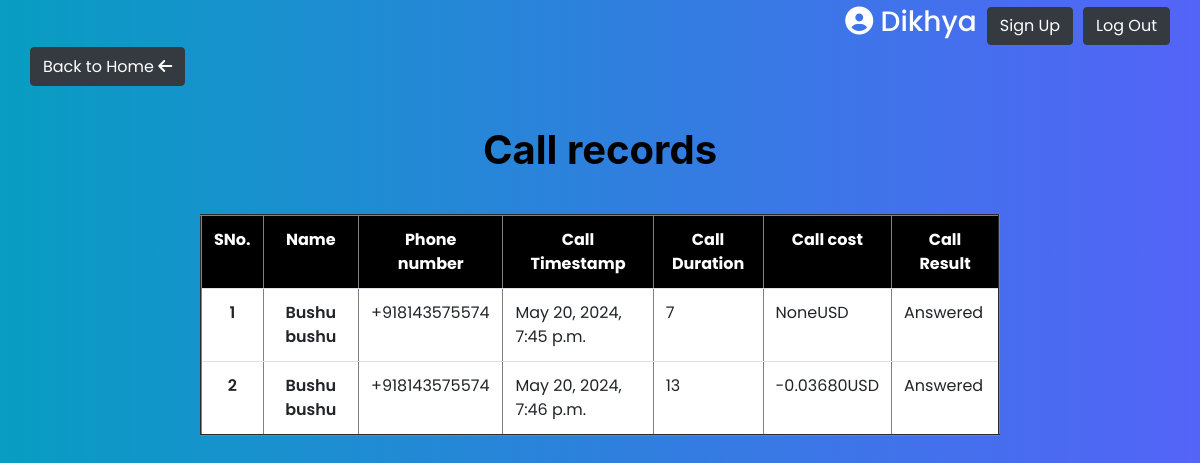
Screenshot of /call-records/ (signed in) with the database file from the repository.
### contacts/models.py (models this page shows, shortened)
class CallRecords(models.Model):
    user = models.ForeignKey(User, on_delete=models.CASCADE)        # whom the callrecords belongs to  (the main user who is logged in)
    username = models.CharField(max_length=20)          # whom we are calling to
    call_timestamp = models.DateTimeField()
    duration = models.CharField(max_length=50)
    phonenum = models.CharField(max_length=20)
    call_cost = models.CharField(max_length=20)
    call_result= models.CharField(max_length=30)

### contacts/views.py (the view)
# urls.py: path('call-records/',views.display_call_records,name='display_call_records'),
def display_call_records(request):
    if request.user.is_authenticated:
        records=CallRecords.objects.filter(user=request.user)
        return render(request,'call-records.html',{'records':records})
    else:
        return redirect('login')

### templates/call-records.html
{% extends 'base.html' %}
{% block content %}
<button class="btn btn-dark back_btn"><a href="/phonebooks/">Back to Home <i class="fa fa-arrow-left" aria-hidden="true"></i></a></button>
<h1 class="sub_head">Call records</h1>
<main class="list_cont">
    <div class="table-responsive-md responsive">
        <table class="table"  border="2">
            <tr class="first_head">
                <th> SNo. </th>
                <th> Name </th>
                <th> Phone number </th>
                <th> Call Timestamp </th>
                <th> Call Duration </th>
                <th> Call cost </th>
                <th> Call Result </th>
            </tr>
            {% for call in records %}
            <tr>
                <td class="fullname">
                    {{forloop.counter}}
                </td>
                <td class="fullname">
                    {{ call.username }}
                </td>
                <td  class="content">
                    {{ call.phonenum }}
                </td>
                <td  class="content">
                    {{ call.call_timestamp }}
                </td>
                <td  class="content">
                    {{ call.duration }}
                </td>
                <td  class="content">
                    {{ call.call_cost }}
                </td>
                <td class="content">
                    {{ call.call_result }}
                </td>
            </tr>
            {%empty%}
                <h3 style="color: red;">Call History is empty.</h3>
            {% endfor %}
        </table>
        <br><br><br>
    </div>
</main>
{% endblock %}

### templates/base.html (shortened to what this page needs)
<!DOCTYPE html>
<html lang="en">
<head>
    <link rel="stylesheet" href="/static/css/main.css">
    <link rel="stylesheet" href="https://cdn.jsdelivr.net/npm/bootstrap@4.1.3/dist/css/bootstrap.min.css">
</head>
<body>
  <div class="btn_right"><h3><i class='fas fa-user-circle'></i> {{user}}</h3><button class="btn btn-dark"><a class="text-white" href="/signup/">Sign Up</a></button> <button  class="btn btn-dark"><a class="text-white" href="/logout/">Log Out</a></button></div>
    {% block content %}
    {% endblock %}
</body>
</html>

### static/css/main.css (style rules this page uses)
* { font-family: "Poppins", sans-serif; }
body { background-image: linear-gradient(to right, #089dc2 0%, #5464f8 100%); height: 100vh; }
.btn_right>h3 { color: white; }
.btn-danger>a,.btn-primary>a,.btn-success>a ,.btn-dark>a,.btn-secondary>a,.btn-warning>a { color: white; text-decoration: none; }
.table { text-align: left; }
.table-responsive-md { margin-top: 30px; }
.btn_right { margin-top: 5px; display: flex; gap: 10px; justify-content:end; margin-right: 30px; align-items: center; }
.sub_head { text-align: center; color:black; font-weight: 700; margin: 40px 0px; }
.responsive { margin: 0px 200px; }
.first_head { text-align: center; color: white; background-color: black; }
.fullname { font-weight: 600; text-align: center; background-color: white; }
.content { background-color: white; }
.back_btn { margin-left: 30px; }

### rows the page displays
CallRecords: username "Bushu bushu", phonenum "+918143575574", call_timestamp "May 20, 2024, 7:45 p.m.", duration "7", call_cost "NoneUSD", call_result "Answered"
CallRecords: username "Bushu bushu", phonenum "+918143575574", call_timestamp "May 20, 2024, 7:46 p.m.", duration "13", call_cost "-0.03680USD", call_result "Answered"

### other values shown
{{ user }} "Dikhya"
